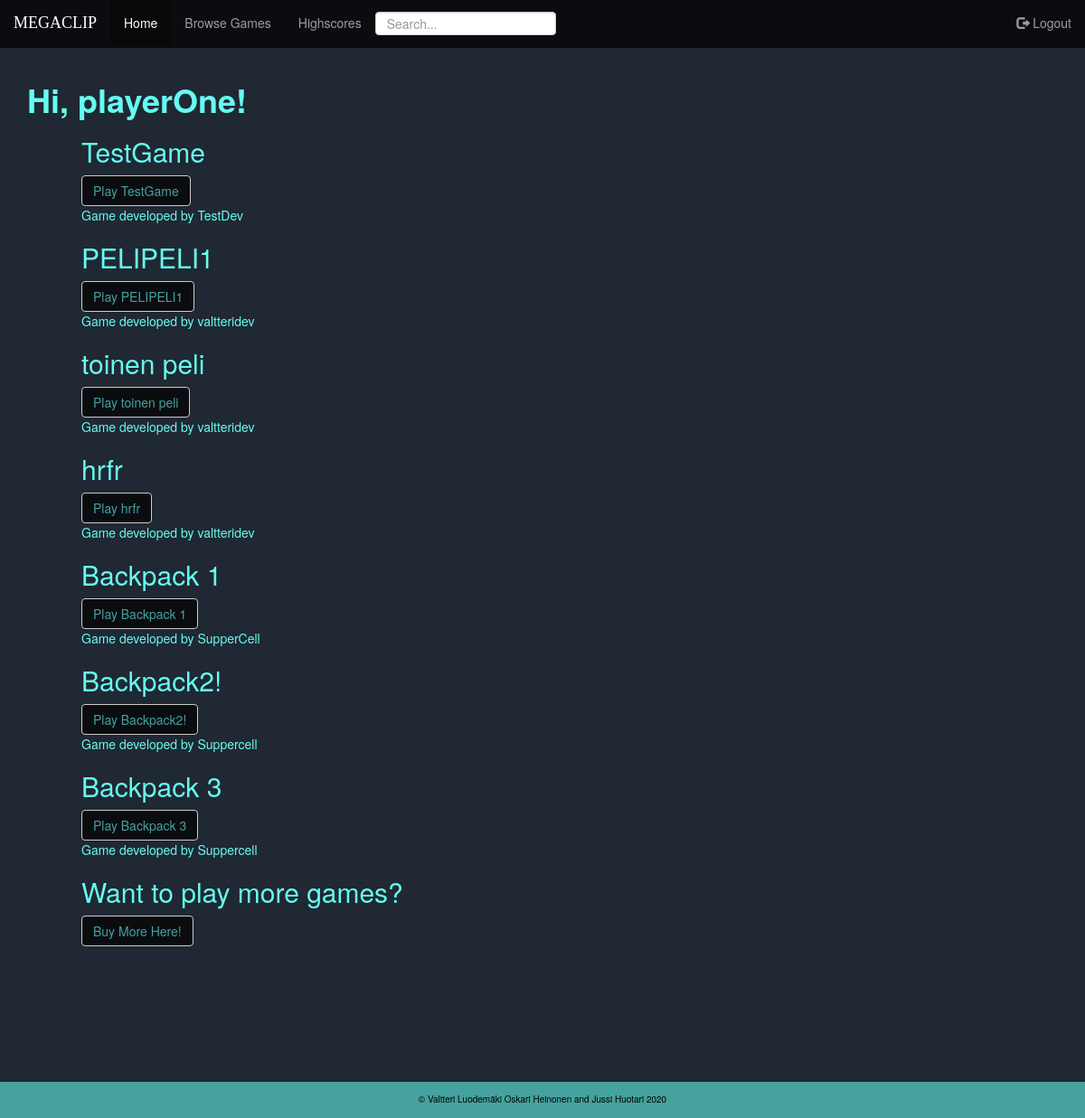
Page / (signed in) on the earlier database version.
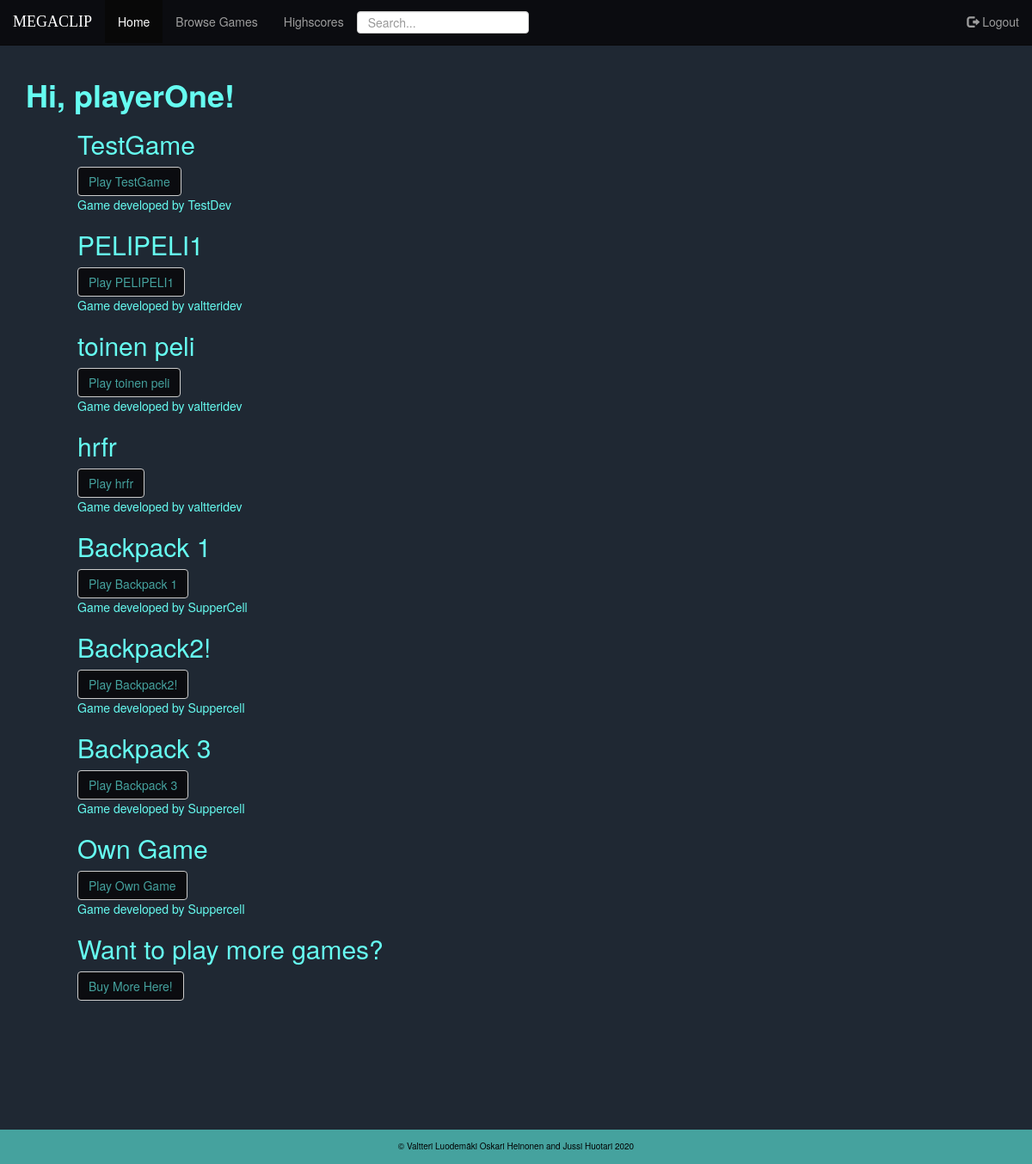
Same page on the later database version.
### gamestore/models.py (models this page shows, shortened)
class Game(models.Model):
    name = models.CharField(max_length=255, primary_key=True, unique=True)
    url = models.URLField(max_length=255)
    price = models.DecimalField(max_digits=20, decimal_places=2)
    developer = models.ForeignKey('users.CustomUser', on_delete=models.CASCADE, null=True)

### users/models.py (models this page shows)
class CustomUser(AbstractUser):
    usertype = models.CharField(max_length=10,default="['player']")
    games = models.ManyToManyField('gamestore.Game')
    test = models.CharField(max_length=10, choices=usertypes)
    def __str__(self):
        return self.username

### gamestore/views.py (the view)
# urls.py: path('', views.home, name='home'),
def home(request):
    context = {
        'games' :Game.objects.all(),
        'home_page' : 'active'
    }
    return render(request, "home.html", context)

### templates/home.html (shortened to what this page needs)
{% extends 'base.html' %}
{% block content %}
{% if user.is_authenticated %}
<h1><strong>Hi, {{user.username}}!</strong></h1>
<div class="cont-2">
  {% if user.usertype == "['dev']" %}
  {% for game in games %}
    {% if game.developer == user  %}
      <h2>{{game.name}}</h2>
      <a href="{% url 'game-detail' game.name %}"> Visit {{ game.name }} detail page</a> <br>
    {% endif %}
  {% endfor %}
  {% else %}
    {% for game in games %}
      {% if game in user.games.all  %}
        <h2>{{game.name}}</h2>
        <a href="{% url 'game-detail' game.name %}" class="btn btn-default">Play {{ game.name }}</a> <br>
        <p>Game developed by {{ game.developer }}</p>
      {% endif %}
    {% endfor %}
      <h2>Want to play more games?</h2>
      <a href="{% url 'browse_games' %}" class="btn btn-default"> Buy More Here!</a>
    {% endif %}
</div>
{% else %}
  <p>You are not logged in</p>
  <a href="{% url 'login' %}" class="btn btn-default">Login</a>
  <a href="{% url 'signup' %}" class="btn btn-default">Register</a>
{% endif %}
{% endblock content %}

Differences in the rows shown:
added Game: name "Own Game", developer "Suppercell"
